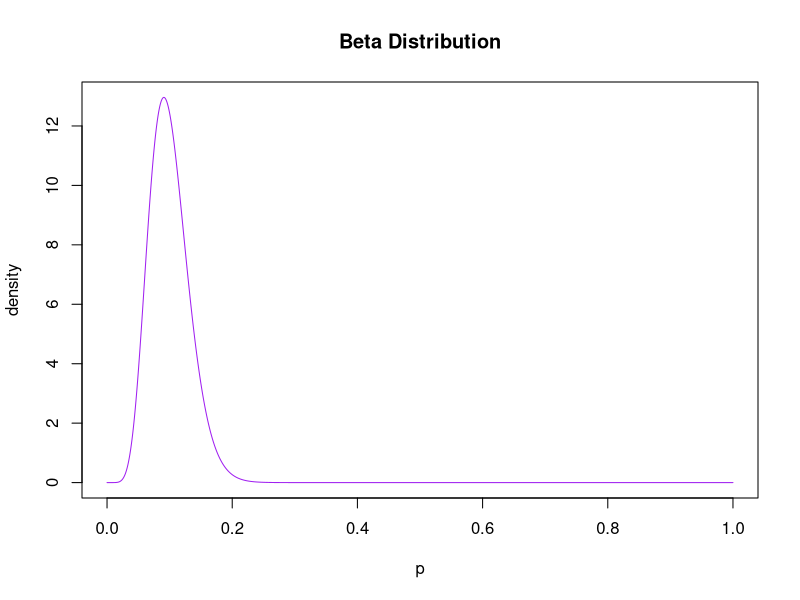
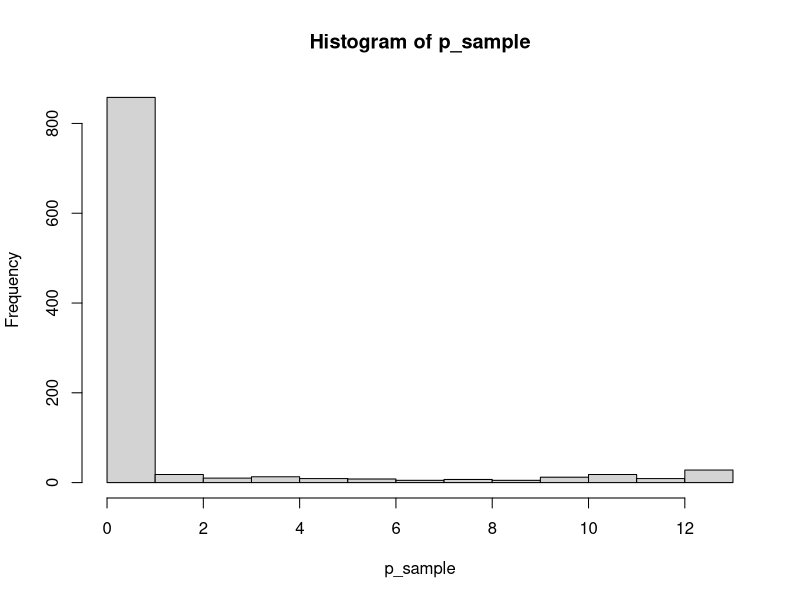

The R source for these figures, in order: (Note: this script raises an error after producing the figures.)
## ---- chunk 1
u = 0.1
stddev = 0.001

alpha = u * ((u*(1-u))/stddev -1)
beta = alpha * (1-u)/u

p = seq(0,1, length=10000)
beta_fun = dbeta(p, alpha, beta)
## ---- chunk 2
plot(p, beta_fun, ylab='density',
     type ='l', col='purple', main='Beta Distribution')
## ---- chunk 3
p_sample = sample(beta_fun,1000)
hist(p_sample)
## ---- chunk 4
print(mean(p_sample))
print(var(p_sample))
## ---- chunk 5
print(mean(p))
print(var(p))
## ---- chunk 6
qts <- quantile(p_sample,probs=c(.05,.95))
hist(x)
abline(v=qts[1],col="red")
abline(v=qts[2],col="red")
